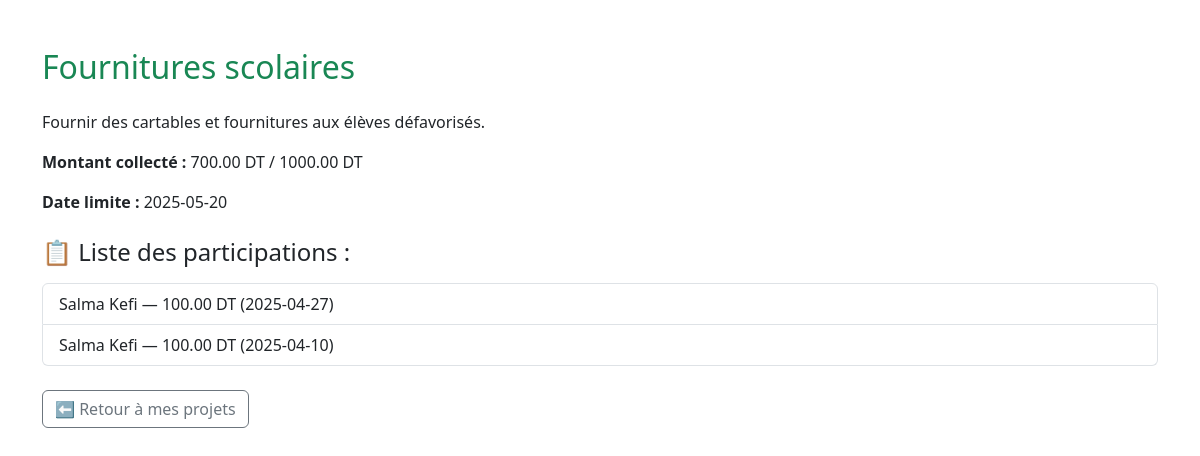
Screenshot of /details_projet_assoc.php?id=1 (signed in) with the database file from the repository.
### tables this page shows
CREATE TABLE IF NOT EXISTS `projet` (
  `id` int NOT NULL AUTO_INCREMENT,
  `id_association` int DEFAULT NULL,
  `titre` varchar(100) DEFAULT NULL,
  `description` text,
  `montant_total` decimal(10,2) DEFAULT NULL,
  `date_limite` date DEFAULT NULL,
  `montant_collecte` decimal(10,2) DEFAULT '0.00',
  PRIMARY KEY (`id`),
  KEY `id_association` (`id_association`)
);

CREATE TABLE IF NOT EXISTS `don` (
  `id` int NOT NULL AUTO_INCREMENT,
  `id_donateur` int DEFAULT NULL,
  `id_projet` int DEFAULT NULL,
  `date_don` date DEFAULT NULL,
  `montant` decimal(10,2) DEFAULT NULL,
  PRIMARY KEY (`id`),
  KEY `id_donateur` (`id_donateur`),
  KEY `id_projet` (`id_projet`)
);

CREATE TABLE IF NOT EXISTS `donateur` (
  `id` int NOT NULL AUTO_INCREMENT,
  `nom` varchar(100) DEFAULT NULL,
  `prenom` varchar(100) DEFAULT NULL,
  `email` varchar(100) DEFAULT NULL,
  `cin` char(8) DEFAULT NULL,
  `pseudo` varchar(50) DEFAULT NULL,
  `mot_de_passe` varchar(100) DEFAULT NULL,
  PRIMARY KEY (`id`)
);

### details_projet_assoc.php (the view, shortened to what this page needs)
<?php
include 'config.php';
$id_projet = $_GET['id'] ?? null;
$id_association = $_SESSION['user_id'];
$stmt = $conn->prepare("SELECT * FROM projet WHERE id = ? AND id_association = ?");
$stmt->bind_param("ii", $id_projet, $id_association);
$stmt->execute();
$projet = $stmt->get_result()->fetch_assoc();
$stmt = $conn->prepare("
    SELECT d.montant, d.date_don, donateur.nom, donateur.prenom
    FROM don d
    JOIN donateur ON d.id_donateur = donateur.id
    WHERE d.id_projet = ?
    ORDER BY d.date_don DESC
");
$stmt->bind_param("i", $id_projet);
$stmt->execute();
$dons = $stmt->get_result();
?>
<!DOCTYPE html>
<html lang="fr">
<head>
  <link href="https://cdn.jsdelivr.net/npm/bootstrap@5.3.0/dist/css/bootstrap.min.css" rel="stylesheet">
</head>
<body>
<div class="container mt-5">
  <h2 class="text-success mb-4"><?php echo htmlspecialchars($projet['titre']); ?></h2>
  <p><?php echo nl2br(htmlspecialchars($projet['description'])); ?></p>
  <p><strong>Montant collecté :</strong> <?php echo $projet['montant_collecte']; ?> DT / <?php echo $projet['montant_total']; ?> DT</p>
  <p><strong>Date limite :</strong> <?php echo $projet['date_limite']; ?></p>
  <h4 class="mt-4">📋 Liste des participations :</h4>
  <?php if ($dons->num_rows > 0): ?>
    <ul class="list-group mt-3">
      <?php while ($don = $dons->fetch_assoc()): ?>
        <li class="list-group-item">
          <?= $don['nom'] ?> <?= $don['prenom'] ?> — <?= $don['montant'] ?> DT (<?= $don['date_don'] ?>)
        </li>
      <?php endwhile; ?>
    </ul>
  <?php else: ?>
    <div class="alert alert-info mt-3">Aucun don reçu pour ce projet pour le moment.</div>
  <?php endif; ?>
  <a href="mes_projets.php" class="btn btn-outline-secondary mt-4">⬅ Retour à mes projets</a>
</div>
</body>
</html>

### rows the page displays
projet: titre "Fournitures scolaires", description "Fournir des cartables et fournitures aux élèves défavorisés.", montant_collecte "700.00", montant_total "1000.00", date_limite "2025-05-20"
don: id_donateur.nom "Salma", id_donateur.prenom "Kefi", montant "100.00", date_don "2025-04-27"
don: id_donateur.nom "Salma", id_donateur.prenom "Kefi", montant "100.00", date_don "2025-04-10"
